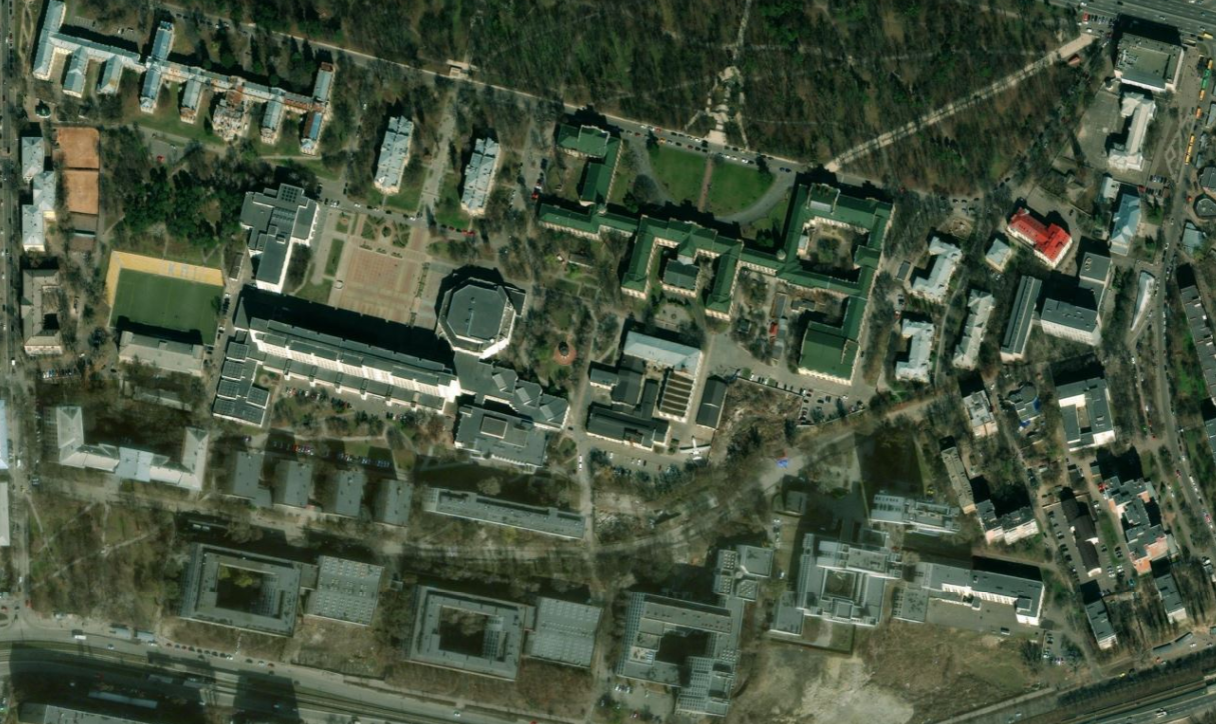
#> input picture count_buildings_kpi/campus.png, 1216 x 724 px, given in place of Sunf5.jpg, which was not available
$ python image_processing_flower.py
#> lines starting #> are read from the running program, lines starting #| are printed output that depends on the picture; after the words box and inside, x2 and y2 are one past the last pixel; in counts of white or black regions, pixels touching at a corner belong together; long printed decimals are rounded; pictures that were not available may be replaced by others from this repository, and a replacement may not be noted
"""
Домашнє завдання 1, група результатів 1
"""

import cv2
from matplotlib import pyplot as plt

image_1 = cv2.imread("Sunf5.jpg")
#> image_1 is the input picture: shape (724, 1216, 3); mean B, G, R 62.7, 82.7, 70.1
image_2 = cv2.imread("Sunf4.jpg")
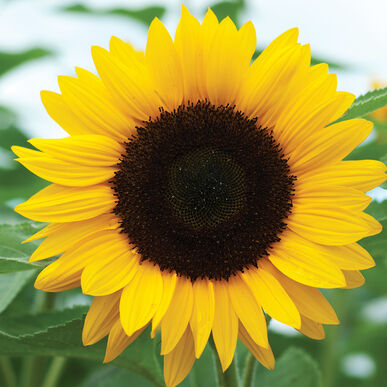
#> input picture sunf4.jpg, 387 x 387 px, found by its file name
#> image_2 is the input picture: shape (387, 387, 3); mean B, G, R 62.9, 150.6, 164.4


def image_processing(image):
    gray = cv2.cvtColor(image, cv2.COLOR_BGR2GRAY)  # корекція кольору (відтінки сірого)
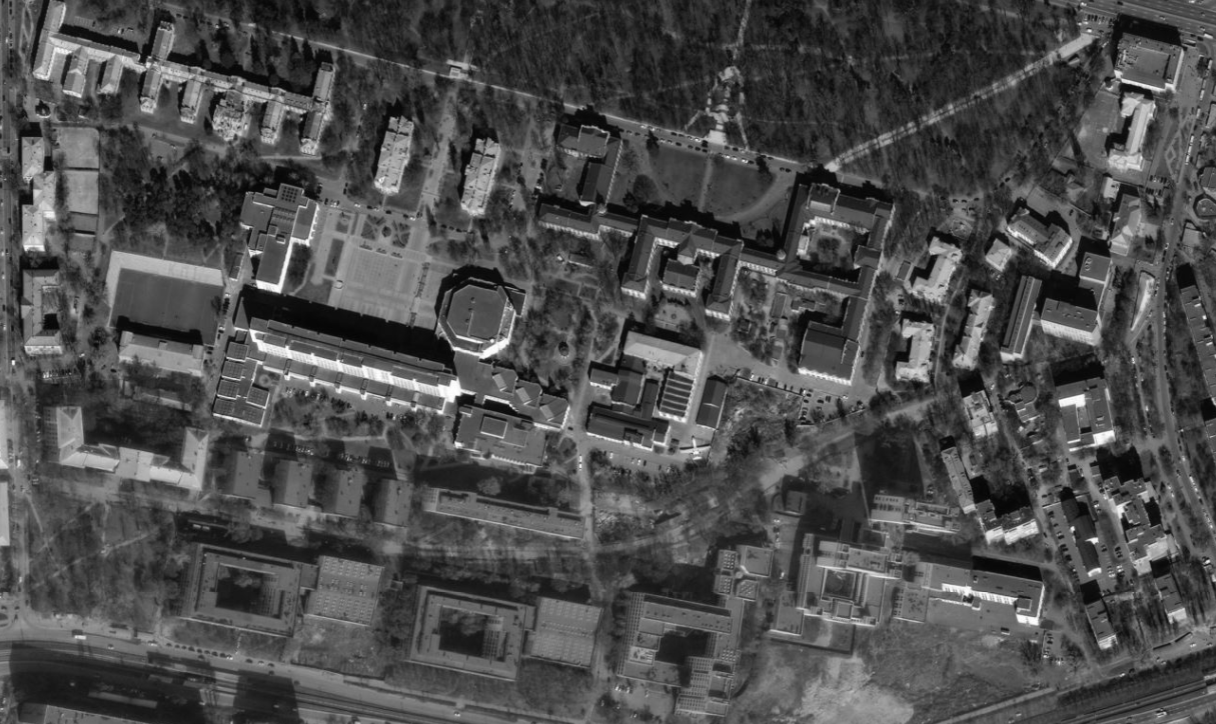
#> gray: shape (724, 1216); min 4, max 254, mean 76.7
    gray = cv2.GaussianBlur(gray, (7, 7), 0)  # Гаусова фільтрація
    edged = cv2.Canny(gray, 30, 150)  # фільтр Кенні - векторизація
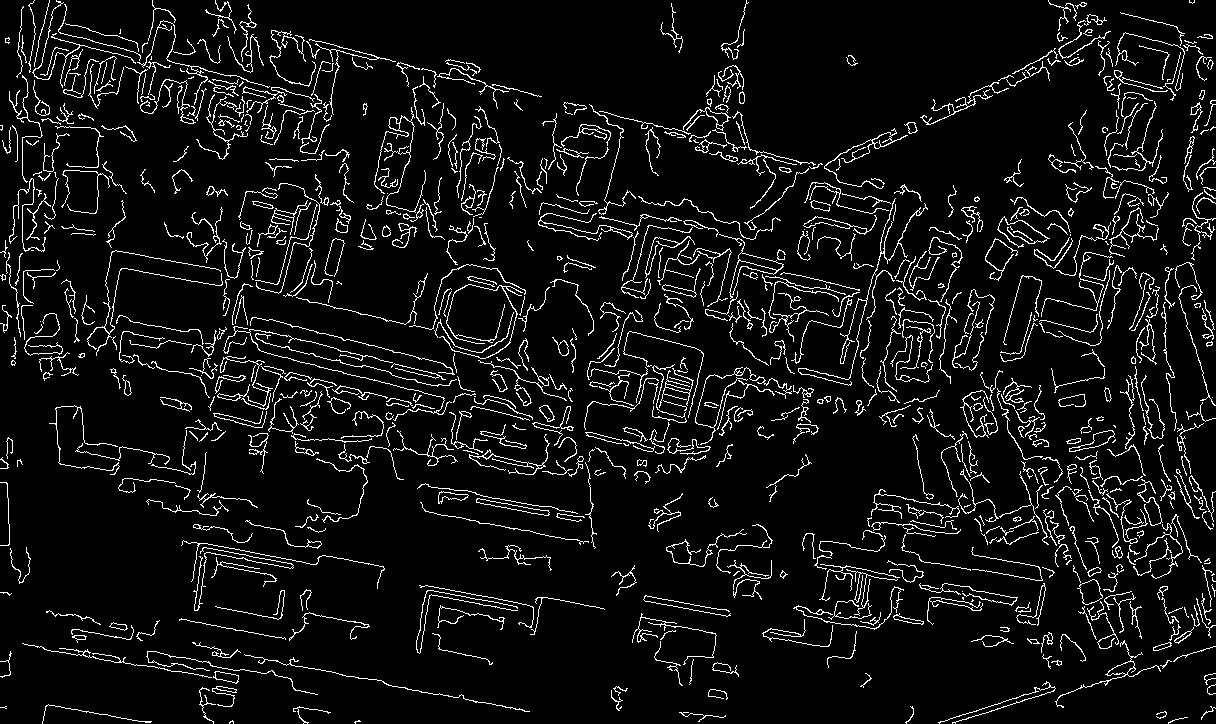
#> edged: shape (724, 1216); 6.9% white in thin lines or dots

    return edged


edged_1 = image_processing(image_1)
edged_2 = image_processing(image_2)
#> in image_processing (call 2), `gray = cv2.cvtColor(image, cv2.COLOR_BGR2GRAY)`:
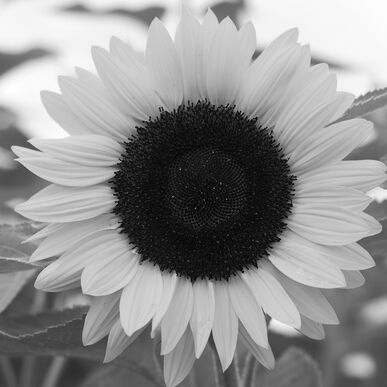
#> gray: shape (387, 387); min 0, max 255, mean 144.8
#> in image_processing (call 2), `edged = cv2.Canny(gray, 30, 150)`:
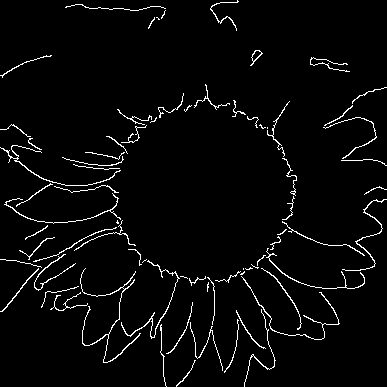
#> edged: shape (387, 387); 3.4% white in thin lines or dots


def show_(val):
    plt.imshow(val)
    plt.show()

show_(edged_1)
show_(edged_2)

contours1 = max(cv2.findContours(edged_1.copy(), cv2.RETR_EXTERNAL, cv2.CHAIN_APPROX_SIMPLE)[0], key=cv2.contourArea)
#> contours1 = contour of 55 points, box (x1, y1, x2, y2) (1077, 579, 1103, 605), area 394
contours2 = max(cv2.findContours(edged_2.copy(), cv2.RETR_EXTERNAL, cv2.CHAIN_APPROX_SIMPLE)[0], key=cv2.contourArea)
#> contours2 = contour of 261 points, box (x1, y1, x2, y2) (80, 268, 141, 363), area 74

compare = cv2.matchShapes(contours1, contours2, cv2.CONTOURS_MATCH_I1, 0)
#> compare = 3.01
print("Схожість об’єктів:", compare)
#| Схожість об’єктів: 3.014
